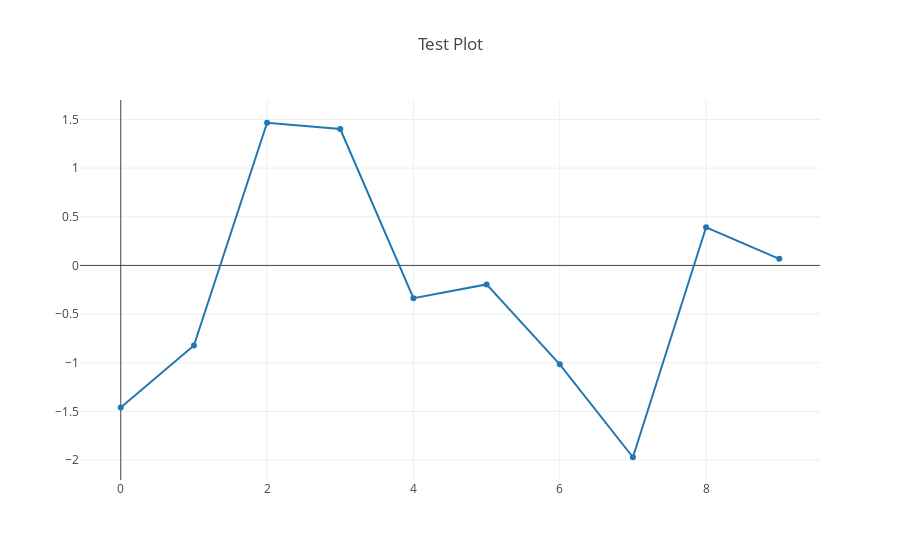

Notebook code for this chart:
### Code cell
'''
Also try plot.ly/create !
'''

import plotly
import plotly.graph_objs as go
plotly.offline.init_notebook_mode(connected=True)

import numpy as np

trace = go.Scatter(
    x = np.arange(10),
    y = np.random.randn(10),
    mode = 'lines+markers',
)
plotly.offline.iplot({
        'data': [trace],
        'layout': {'title': 'Test Plot'},
    }, image='svg')

### Figure 1 — Plotly figure (JSON) as saved in the notebook; plotly's stock layout.template omitted (floating-point values rounded to 4 significant figures)
{"data": [{"mode": "lines+markers", "type": "scatter", "x": [0, 1, 2, 3, 4, 5, 6, 7, 8, 9], "y": [-1.459, -0.8228, 1.466, 1.402, -0.3371, -0.195, -1.016, -1.971, 0.3921, 0.06786]}], "layout": {"title": "Test Plot"}}
